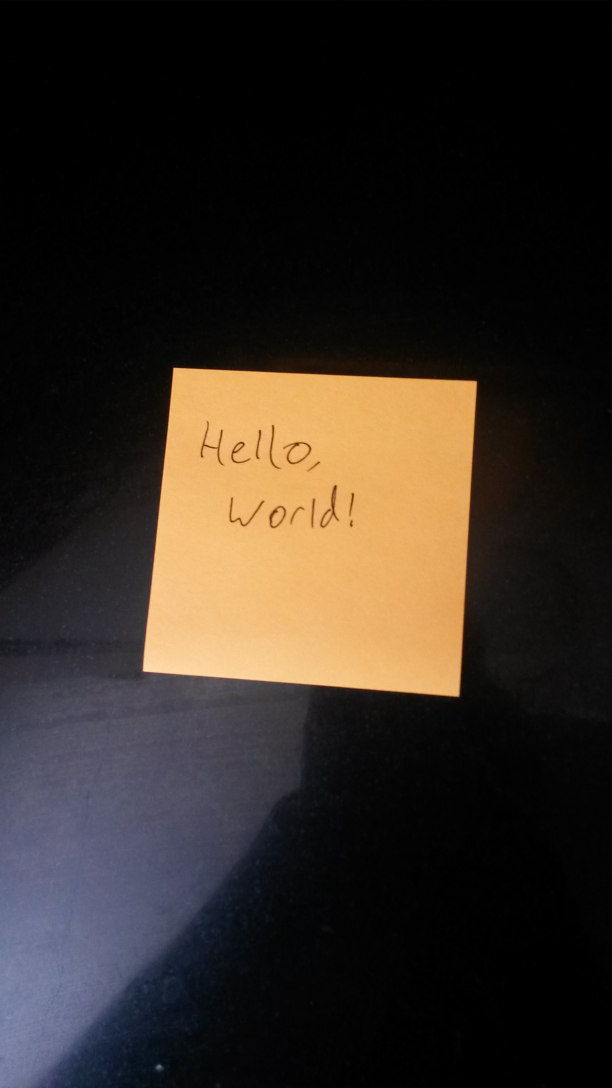
#> input picture Input_image/Image001.jpg, 1836 x 3264 px (shown at 1/3 size)
$ python 'edgeminmaxvalue detection.py'
#> lines starting #> are read from the running program, lines starting #| are printed output that depends on the picture; after the words box and inside, x2 and y2 are one past the last pixel; in counts of white or black regions, pixels touching at a corner belong together
import cv2
import os
import numpy as np
import imutils


imgpath = '..\\Input_image'
os.chdir(imgpath)
img = cv2.imread('Image001.jpg')
#> img is the input picture: shape (3264, 1836, 3); mean B, G, R 35.3, 42.7, 50.9
ratio = img.shape[0]/500.0
#> ratio = 6.53
orig = img.copy()
img= imutils.resize(img, height = 500)
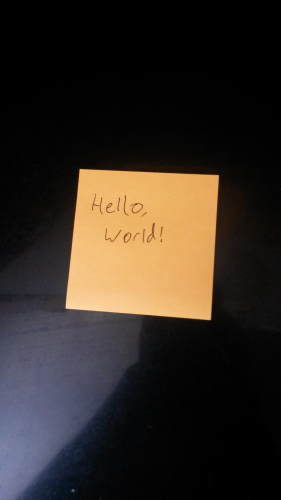
#> img: shape (500, 281, 3); mean B, G, R 35.3, 42.7, 50.9
imgray= cv2.cvtColor(img,cv2.COLOR_BGR2GRAY)
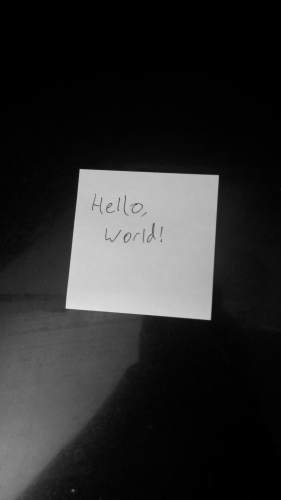
#> imgray: shape (500, 281); min 0, max 224, mean 44.3

    #noise adjustment
dst = cv2.fastNlMeansDenoising(imgray, 10, 10, 7, 21)
    #Canny Edge Detection
#for i in range(0,3)
edg1 = cv2.Canny(dst, 10, 100)
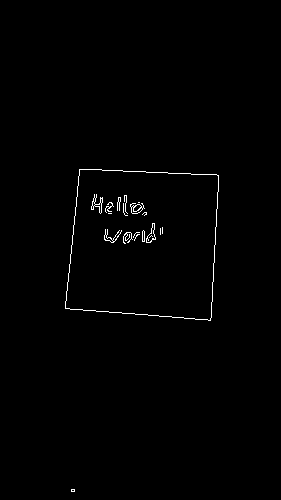
#> edg1: shape (500, 281); 0.75% white in thin lines or dots, all inside (x1, y1, x2, y2) = (65, 169, 219, 492)
edg2 = cv2.Canny(dst, 75, 200)
#> edg2: shape (500, 281); 0.74% white in thin lines or dots, all inside (x1, y1, x2, y2) = (65, 169, 219, 321)
edg3 = cv2.Canny(dst, 200, 400)
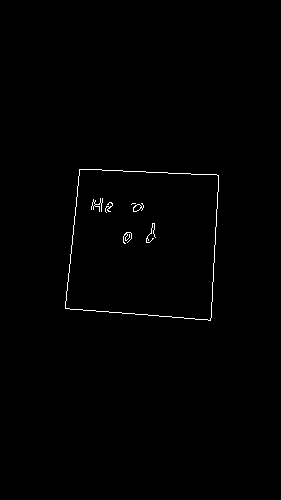
#> edg3: shape (500, 281); 0.56% white in thin lines or dots, all inside (x1, y1, x2, y2) = (65, 169, 219, 321)


cv2.namedWindow('org image', cv2.WINDOW_NORMAL)
cv2.namedWindow('edg1 image', cv2.WINDOW_NORMAL)
cv2.namedWindow('edg2 image', cv2.WINDOW_NORMAL)
cv2.namedWindow('edg3 image', cv2.WINDOW_NORMAL)

cv2.imshow('org image', img )
cv2.imshow('edg1 image', edg1 )
cv2.imshow('edg2 image', edg2 )
cv2.imshow('edg3 image', edg3 )

$ run again, with Input_image/Image002.jpg copied over Input_image/Image001.jpg
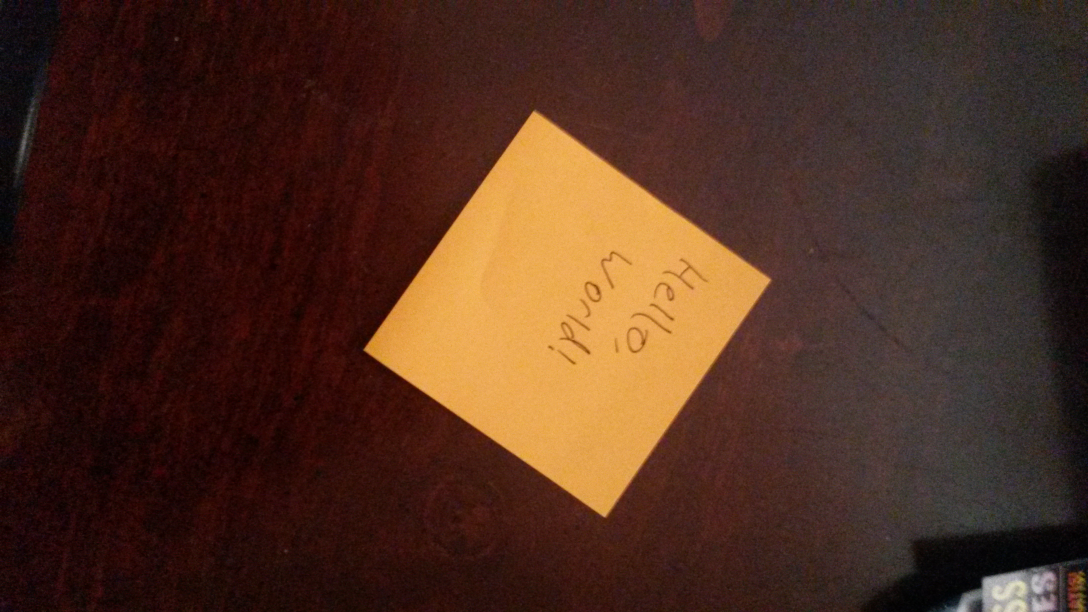
#> input picture Input_image/Image002.jpg, 3264 x 1836 px (shown at 1/3 size)
#> img is the input picture: shape (1836, 3264, 3); mean B, G, R 32.2, 46.5, 77
#> img: shape (500, 888, 3)
#> `edg1 = cv2.Canny(dst, 10, 100)`:
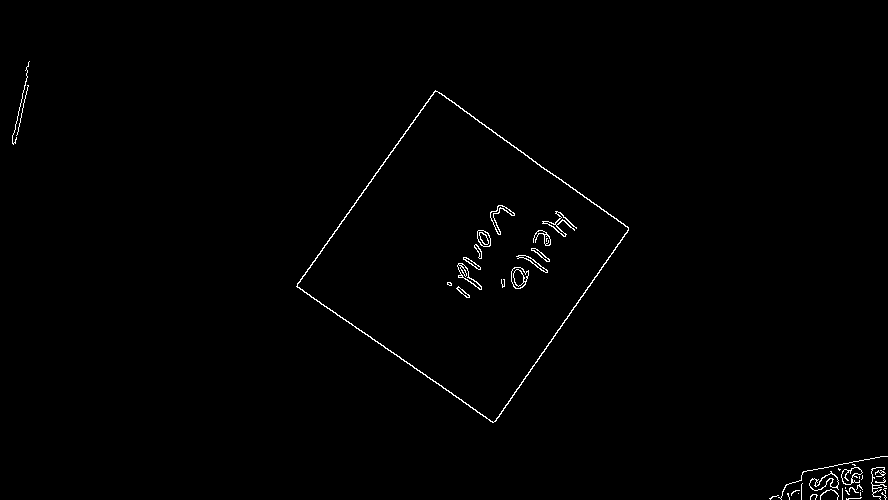
#> edg1: shape (500, 888); 0.73% white in thin lines or dots, all inside (x1, y1, x2, y2) = (12, 61, 888, 500)
#> edg2: shape (500, 888); 0.63% white in thin lines or dots, all inside (x1, y1, x2, y2) = (13, 84, 887, 500)
#> `edg3 = cv2.Canny(dst, 200, 400)`:
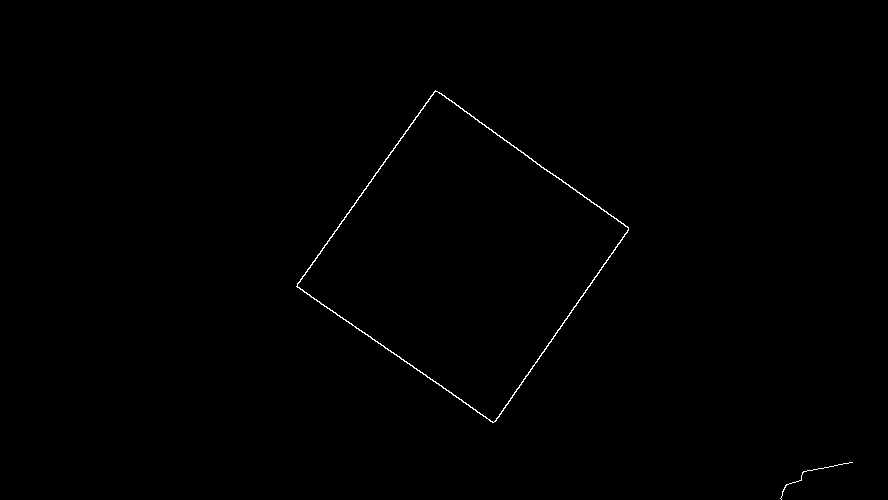
#> edg3: shape (500, 888); 0.32% white in thin lines or dots, all inside (x1, y1, x2, y2) = (296, 90, 853, 500)
